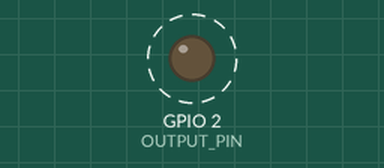
Simulated run of this program. Board: ESP32. Parts: output pins drawn as LEDs (lit = HIGH). Dashed ring = blinking. What the program prints to the serial monitor is not drawn.

Above: at 0.5 s.
Timing chart, 0 to 4.6 s (numbered marks = the images above):
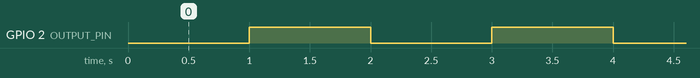

Measured:
- by itself, GPIO 2 (OUTPUT_PIN): alternates HIGH for 1.0 s and LOW for 1.0 s

The program:

main.cpp
```cpp
#include <Arduino.h>
#include "Application/App.h"

void setup() {
  appInit();
}

void loop() {
  appProcess();
}
```

App.cpp
```cpp
#include "App.h"

#include <Arduino.h>
#include <stdio.h>
#include "../Drivers/GpioDriver.h"
#include "../Middleware/Logger.h"

namespace {
constexpr uint8_t OUTPUT_PIN = 2;
constexpr unsigned long LOGGER_BAUD = 115200;
constexpr uint32_t GPIO_INTERVAL_MS = 1000;
constexpr uint32_t UPTIME_INTERVAL_MS = 5000;

bool outputHigh = false;
uint32_t lastGpioMs = 0;
uint32_t lastUptimeMs = 0;
}

void appInit() {
  // false znamena LOW. Vestavena LED na tomto pinu neni zarucena.
  outputHigh = false;
  gpioInitOutput(OUTPUT_PIN, outputHigh);

  loggerBegin(LOGGER_BAUD);
  loggerLine("ESP32 START");

  const uint32_t now = millis();
  lastGpioMs = now;
  lastUptimeMs = now;
}

void appProcess() {
  const uint32_t now = millis();

  // Odecitani unsigned casu funguje i pres preteceni millis().
  if ((uint32_t)(now - lastGpioMs) >= GPIO_INTERVAL_MS) {
    outputHigh = !outputHigh;
    gpioWrite(OUTPUT_PIN, outputHigh);
    lastGpioMs = now;
  }

  if ((uint32_t)(now - lastUptimeMs) >= UPTIME_INTERVAL_MS) {
    char message[32];
    snprintf(message, sizeof(message), "Uptime: %lu s",
             static_cast<unsigned long>(now / 1000U));
    loggerLine(message);
    lastUptimeMs = now;
  }
}
```

App.h
```cpp
#pragma once

void appInit();
void appProcess();
```

Logger.cpp
```cpp
#include "Logger.h"

#include <Arduino.h>

void loggerBegin(unsigned long baud) {
  Serial.begin(baud);
}

void loggerLine(const char* text) {
  Serial.println(text);
}
```

Logger.h
```cpp
#pragma once

void loggerBegin(unsigned long baud);
void loggerLine(const char* text);
```

GpioDriver.cpp
```cpp
#include "GpioDriver.h"

#include <Arduino.h>

void gpioInitOutput(uint8_t pin, bool initialHigh) {
  // Pripravime hodnotu pred zapnutim vystupu.
  digitalWrite(pin, initialHigh ? HIGH : LOW);
  pinMode(pin, OUTPUT);
}

void gpioWrite(uint8_t pin, bool high) {
  digitalWrite(pin, high ? HIGH : LOW);
}
```

GpioDriver.h
```cpp
#pragma once

#include <stdint.h>

// Nastavi digitalni vystup a jeho pocatecni stav (true = HIGH).
void gpioInitOutput(uint8_t pin, bool initialHigh);
void gpioWrite(uint8_t pin, bool high);
```
